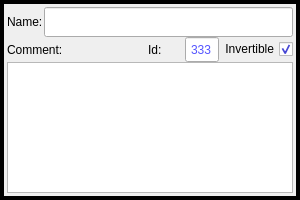
      <widget class="QFrame" name="setPlayInformation">
       <property name="sizePolicy">
        <sizepolicy hsizetype="Maximum" vsizetype="Minimum">
         <horstretch>0</horstretch>
         <verstretch>0</verstretch>
        </sizepolicy>
       </property>
       <property name="minimumSize">
        <size>
         <width>300</width>
         <height>120</height>
        </size>
       </property>
       <property name="maximumSize">
        <size>
         <width>300</width>
         <height>200</height>
        </size>
       </property>
       <property name="palette">
        <palette>
         <active>
          <colorrole role="Text">
           <brush brushstyle="SolidPattern">
            <color alpha="255">
             <red>85</red>
             <green>85</green>
             <blue>255</blue>
            </color>
           </brush>
          </colorrole>
         </active>
         <inactive>
          <colorrole role="Text">
           <brush brushstyle="SolidPattern">
            <color alpha="255">
             <red>85</red>
             <green>85</green>
             <blue>255</blue>
            </color>
           </brush>
          </colorrole>
         </inactive>
         <disabled>
          <colorrole role="Text">
           <brush brushstyle="SolidPattern">
            <color alpha="255">
             <red>159</red>
             <green>158</green>
             <blue>158</blue>
            </color>
           </brush>
          </colorrole>
         </disabled>
        </palette>
       </property>
       <property name="frameShape">
        <enum>QFrame::Box</enum>
       </property>
       <property name="frameShadow">
        <enum>QFrame::Plain</enum>
       </property>
       <property name="lineWidth">
        <number>4</number>
       </property>
       <layout class="QGridLayout" name="gridLayout">
        <property name="margin">
         <number>3</number>
        </property>
        <property name="spacing">
         <number>0</number>
        </property>
        <item row="2" column="0" colspan="4">
         <widget class="QPlainTextEdit" name="comment">
          <property name="sizePolicy">
           <sizepolicy hsizetype="Maximum" vsizetype="MinimumExpanding">
            <horstretch>0</horstretch>
            <verstretch>0</verstretch>
           </sizepolicy>
          </property>
          <property name="minimumSize">
           <size>
            <width>286</width>
            <height>40</height>
           </size>
          </property>
          <property name="maximumSize">
           <size>
            <width>300</width>
            <height>150</height>
           </size>
          </property>
          <property name="frameShape">
           <enum>QFrame::StyledPanel</enum>
          </property>
          <property name="frameShadow">
           <enum>QFrame::Sunken</enum>
          </property>
          <property name="lineWidth">
           <number>1</number>
          </property>
          <property name="verticalScrollBarPolicy">
           <enum>Qt::ScrollBarAsNeeded</enum>
          </property>
          <property name="documentTitle">
           <string/>
          </property>
          <property name="centerOnScroll">
           <bool>true</bool>
          </property>
         </widget>
        </item>
        <item row="1" column="2">
         <layout class="QHBoxLayout" name="horizontalLayout_4">
          <property name="spacing">
           <number>1</number>
          </property>
          <item>
           <widget class="QLabel" name="idLabel">
            <property name="sizePolicy">
             <sizepolicy hsizetype="Minimum" vsizetype="Preferred">
              <horstretch>0</horstretch>
              <verstretch>0</verstretch>
             </sizepolicy>
            </property>
            <property name="text">
             <string>Id:</string>
            </property>
           </widget>
          </item>
          <item>
           <widget class="QLineEdit" name="id">
            <property name="sizePolicy">
             <sizepolicy hsizetype="Fixed" vsizetype="Fixed">
              <horstretch>0</horstretch>
              <verstretch>0</verstretch>
             </sizepolicy>
            </property>
            <property name="minimumSize">
             <size>
              <width>34</width>
              <height>25</height>
             </size>
            </property>
            <property name="maximumSize">
             <size>
              <width>34</width>
              <height>25</height>
             </size>
            </property>
            <property name="mouseTracking">
             <bool>false</bool>
            </property>
            <property name="text">
             <string>333</string>
            </property>
            <property name="frame">
             <bool>true</bool>
            </property>
            <property name="alignment">
             <set>Qt::AlignCenter</set>
            </property>
           </widget>
          </item>
         </layout>
        </item>
        <item row="1" column="3">
         <widget class="QCheckBox" name="invertible">
          <property name="mouseTracking">
           <bool>false</bool>
          </property>
          <property name="layoutDirection">
           <enum>Qt::RightToLeft</enum>
          </property>
          <property name="text">
           <string>Invertible</string>
          </property>
          <property name="checkable">
           <bool>true</bool>
          </property>
          <property name="checked">
           <bool>true</bool>
          </property>
         </widget>
        </item>
        <item row="1" column="0">
         <widget class="QLabel" name="commentLabel">
          <property name="enabled">
           <bool>true</bool>
          </property>
          <property name="text">
           <string>Comment:</string>
          </property>
         </widget>
        </item>
        <item row="0" column="0" colspan="4">
         <layout class="QHBoxLayout" name="horizontalLayout_5">
          <property name="spacing">
           <number>1</number>
          </property>
          <item>
           <widget class="QLabel" name="nameLabel">
            <property name="text">
             <string>Name:</string>
            </property>
           </widget>
          </item>
          <item>
           <widget class="QLineEdit" name="name">
            <property name="sizePolicy">
             <sizepolicy hsizetype="MinimumExpanding" vsizetype="Fixed">
              <horstretch>0</horstretch>
              <verstretch>0</verstretch>
             </sizepolicy>
            </property>
            <property name="minimumSize">
             <size>
              <width>170</width>
              <height>30</height>
             </size>
            </property>
            <property name="maximumSize">
             <size>
              <width>16777215</width>
              <height>30</height>
             </size>
            </property>
            <property name="mouseTracking">
             <bool>false</bool>
            </property>
            <property name="frame">
             <bool>true</bool>
            </property>
            <property name="alignment">
             <set>Qt::AlignLeading|Qt::AlignLeft|Qt::AlignVCenter</set>
            </property>
           </widget>
          </item>
         </layout>
        </item>
       </layout>
      </widget>
